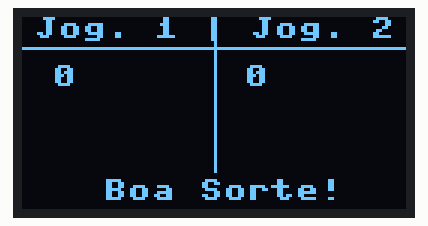
Simulated run of this program. Board: Raspberry Pi Pico running MicroPython. On the bench: 128×64 one-colour display. Library files of the repository ran but are not shown: ssd1306.py. At 0.3 s the program stops and its outputs stay as they are.

Above: at 0.3 s.

The program:

Display_Pontuacao.py
```python
"""!
@file display_oled_i2c_128x64_exemplo.py
@brief Programa para escrever em um display OLED I2C de 128x64 usando o Raspberry Pi Pico.
@details Este programa utiliza a biblioteca ssd1306 para escrever em um display OLED de 128x64 via barramento I2C.
         Referência: https://docs.micropython.org/en/latest/esp8266/tutorial/ssd1306.html
@author Rodrigo França
@date 2023-03-17
"""

# Importa as classes Pin e I2C da biblioteca machine para controlar o hardware do Raspberry Pi Pico
from machine import Pin, I2C
# Importa a classe SSD1306_I2C da biblioteca ssd1306.py
from ssd1306 import SSD1306_I2C
#importa a classe j1 e j2 da aleatoriedade_led
#from aleatoriedade_led import j1, j2
def display(j1,j2):
    # Define os pinos do Raspberry Pi Pico conectados ao barramento I2C 0
    i2c0_slc_pin = 9
    i2c0_sda_pin = 8
    #Parametros para a futura função
    pontuacao_jogador1= str(j1)
    pontuacao_jogador2= str(j2)


    # Inicializa o I2C0 com os pinos GPIO9 (SCL) e GPIO8 (SDA)
    disp2 = I2C(0, scl=Pin(i2c0_slc_pin), sda=Pin(i2c0_sda_pin), freq=100000)

    # Inicializa o display OLED I2C de 128x64
    display = SSD1306_I2C(128, 64, disp2)

    # Limpa o display
    display.fill(0)
    display.show()

    # Desenha o logo do MicroPython e imprime um texto
    display.fill(0)                        # preenche toda a tela com cor = 0

    display.hline(0, 10, 200, 1)            # desenha uma linha horizontal x = 0, y = 10, altura = 200, cor = 1
    display.vline(64,5,47,1)                #desenha uma linha vertical (x,y,h,cor)

    display.text('Jog. 1 | Jog. 2', 4, 0, 1)  # desenha algum texto em x = 40, y = 0 , cor = 1

    display.text(pontuacao_jogador1, 10, 16, 1)     # desenha algum texto em x = 40, y = 12, cor = 1
    display.text(pontuacao_jogador2, 74, 16, 1)     # desenha algum texto em x = 40, y = 12, cor = 1


    # Escreve na última linha do display
    display.text("Boa Sorte!", 27, 54)

    # Atualiza o display
    display.show()
display(0,0)
```
